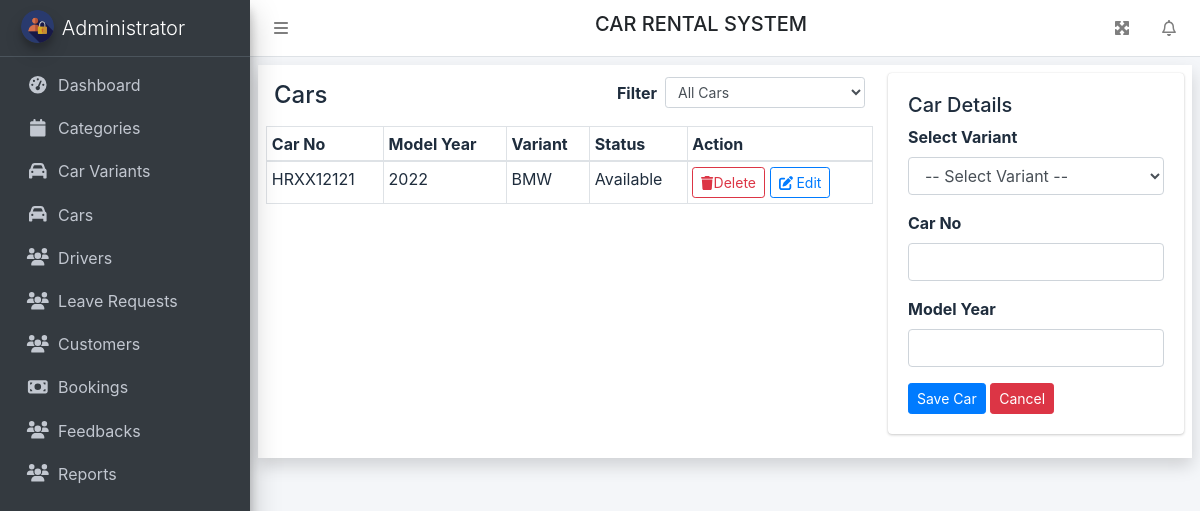
The app's page /cars.php with its own data.
### tables this page shows
CREATE TABLE `cars` (
  `carno` varchar(12) NOT NULL,
  `modelyear` int NOT NULL,
  `status` varchar(20) NOT NULL DEFAULT 'Available',
  `active` tinyint(1) NOT NULL DEFAULT '1',
  `createdon` datetime NOT NULL DEFAULT CURRENT_TIMESTAMP,
  `carv_id` int NOT NULL,
  `deleted` tinyint(1) NOT NULL DEFAULT '0'
);

CREATE TABLE `variants` (
  `cid` int NOT NULL,
  `title` varchar(30) NOT NULL,
  `price` decimal(12,2) NOT NULL,
  `fueltype` varchar(20) NOT NULL,
  `capacity` int NOT NULL,
  `ac` tinyint(1) NOT NULL,
  `powerdoorlock` tinyint(1) NOT NULL,
  `powersteering` tinyint(1) NOT NULL,
  `airbag` tinyint(1) NOT NULL,
  `powerwindows` tinyint(1) NOT NULL,
  `cdplayer` tinyint(1) NOT NULL,
  `centrallock` tinyint(1) NOT NULL,
  `gps` tinyint(1) NOT NULL,
  `photo` varchar(100) NOT NULL,
  `createdon` datetime NOT NULL DEFAULT CURRENT_TIMESTAMP,
  `category_id` int NOT NULL
);

### dbfun.php (called while the page is built, shortened)
<?php
function connect() {
    $link = mysqli_connect(HOST, USER, PASSWORD, DBNAME) or die("Error " . mysqli_connect_error());
    return $link;
}
function single($table, $condition) {
    $link = connect();
    $result = mysqli_query($link, "SELECT * FROM $table WHERE $condition limit 1")
            or die("Error " . mysqli_error($link));
    $row = mysqli_fetch_assoc($result);
    return $row;
}
function findall($table, $condition) {
    $link = connect();
    $result = mysqli_query($link, "SELECT * FROM $table WHERE $condition")
            or die("Error " . mysqli_error($link));
    $rows = [];
    while ($row = mysqli_fetch_assoc($result)) {
        $rows[] = $row;
    }
    return $rows;
}

### cars.php (the view, shortened to what this page needs)
<?php include_once 'aheader.php';
$filter="All";
$carno="";
$modelyear="";
?>
<div class="row">
    <div class="col-sm-8">
        <div class="form-inline float-right mt-1 mr-2">
            <label class="mr-2">Filter</label>
            <select id="filter" class="form-control form-control-sm" style="width:200px;">
                <option <?= $filter == "All" ? "selected" : "" ?> value="All">All Cars</option>
            </select>
        </div>
        <h4 class="p-2 float-left">Cars</h4>
        <table class="table table-bordered table-sm">
            <thead>
                <tr>
                    <th>Car No</th>
                    <th>Model Year</th>
                    <th>Variant</th>
                    <th>Status</th>
                    <th>Action</th>
                </tr>
            </thead>
            <tbody>
                <?php
                $data= findall("cars","deleted=0 order by createdon desc");
                foreach($data as $c)
                {
                    ?>
                <tr>
                    <td><?= $c["carno"] ?></td>
                    <td><?= $c["modelyear"] ?></td>
                    <td><?= single("variants","cid='{$c["carv_id"]}'")["title"] ?></td>
                    <td><?= $c["status"] ?></td>
                    <td>
                        <a onclick="return confirm('Are you sure to delete this brand ?')"
                           href="delcar.php?carno=<?= $c["carno"] ?>" class="btn btn-outline-danger btn-sm"><i class="fa fa-trash"></i>Delete</a>
                        <a href="cars.php?carno=<?= $c["carno"] ?>" class="btn btn-outline-primary btn-sm"><i class="fa fa-edit"></i> Edit</a>
                    </td>
                </tr>
                <?php }?>
            </tbody>
        </table>
    </div>
    <div class="col-sm-4">
        <div class="card">
            <div class="card-body">
                <h5>Car Details</h5>
                <form method="post" action="savecar.php">
                    <div class="form-group">
                        <label>Select Variant</label>
                        <select required class="form-control" name="carv_id">
                            <option value="">-- Select Variant --</option>
                        </select>
                    </div>
                    <div class="form-group">
                        <label>Car No</label>
                        <input type="text" required <?= isset($_GET["carno"]) ? "readonly" :"" ?> class="form-control" value="<?= $carno ?>" name="carno">
                    </div>
                    <div class="form-group">
                        <label>Model Year</label>
                        <input type="text" required class="form-control" value="<?= $modelyear ?>" name="modelyear">
                    </div>
                    <input type="submit" class="btn btn-primary btn-sm" value="Save Car">
                    <a href="cars.php" class="btn btn-danger btn-sm">Cancel</a>
                </form>
            </div>
        </div>
    </div>
</div>
<?php include_once 'afooter.php';  ?>

### css/all.css (style rules this page uses)
.fa-trash:before { content: "\f1f8"; }

### records on screen
cars: carno "HRXX12121", modelyear "2022", carv.title "BMW", status "Available"
